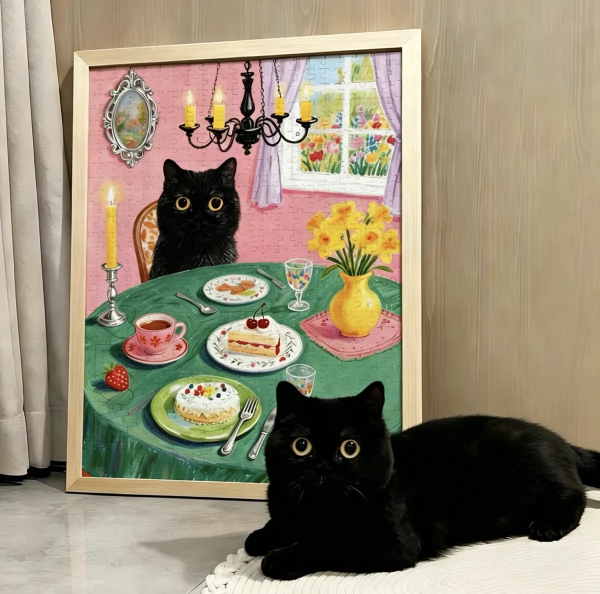
#> input picture retail/images/puzzle/1.webp, 1200 x 1188 px, given as the content of the folder C:/Users/Administrator/Desktop/2/拼图, which was not available (shown at 1/2 size)
$ python process_puzzle.py
#> lines starting #> are read from the running program, lines starting #| are printed output that depends on the picture
from PIL import Image
import os, glob

src_dir = 'C:/Users/Administrator/Desktop/2/拼图'
out_dir = 'C:/Users/Administrator/Desktop/2/retail/images/puzzle'
os.makedirs(out_dir, exist_ok=True)

files = sorted(glob.glob(os.path.join(src_dir, '*')))
total_in = 0
total_out = 0

for f in files:
    name = os.path.splitext(os.path.basename(f))[0]
    img = Image.open(f).convert('RGB')
#> img is the input picture: PIL image 1200x1188 RGB; mean R, G, B 147.4, 137.1, 115.3
    w, h = img.size
#> w = 1200; h = 1188
    total_in += os.path.getsize(f)

    # Main image (1200px wide)
    new_w = 1200
    new_h = int(h * 1200 / w)
#> new_h = 1188
    main = img.resize((new_w, new_h), Image.LANCZOS)
    out_main = os.path.join(out_dir, f'{name}.webp')
    main.save(out_main, 'WEBP', quality=80)
    total_out += os.path.getsize(out_main)

    # Thumb (400px wide)
    new_w2 = 400
    new_h2 = int(h * 400 / w)
#> new_h2 = 396
    thumb = img.resize((new_w2, new_h2), Image.LANCZOS)
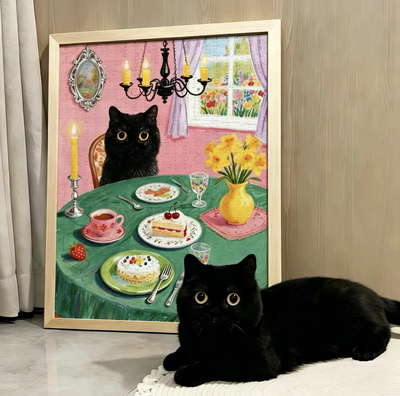
#> thumb: PIL image 400x396 RGB; mean R, G, B 147.4, 137.1, 115.3
    out_thumb = os.path.join(out_dir, f'{name}_thumb.webp')
    thumb.save(out_thumb, 'WEBP', quality=75)
    total_out += os.path.getsize(out_thumb)

    print(f'{name}: {w}x{h} -> {new_w}x{new_h} main + {new_w2}x{new_h2} thumb')
#| 1: 1200x1188 -> 1200x1188 main + 400x396 thumb

print(f'\nTotal in: {total_in/1024:.0f}KB -> Total out: {total_out/1024:.0f}KB ({100*(1-total_out/total_in):.0f}% reduction)')

$ run again, on retail/images/puzzle/6_thumb.webp
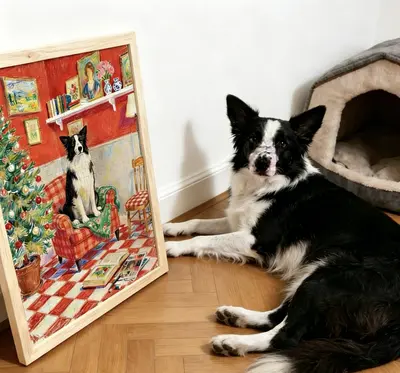
#> input picture retail/images/puzzle/6_thumb.webp, 400 x 373 px, given as the content of the folder C:/Users/Administrator/Desktop/2/拼图, which was not available
#> img is the input picture: PIL image 400x373 RGB; mean R, G, B 157.2, 136.3, 117.2
#> `main = img.resize((new_w, new_h), Image.LANCZOS)`:
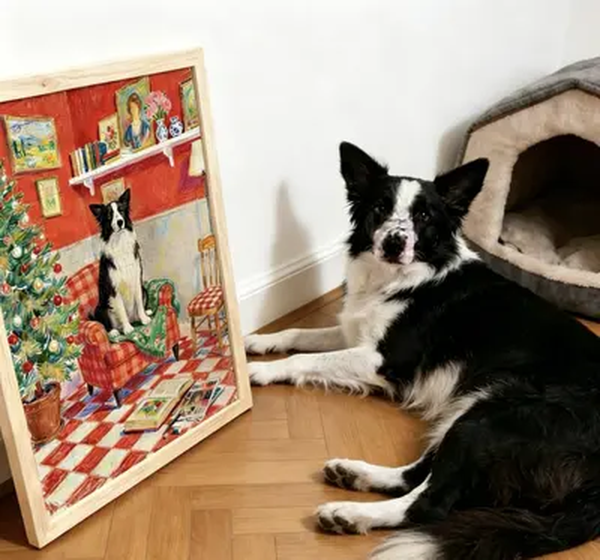
#> main: PIL image 1200x1119 RGB (shown at 1/2 size); mean R, G, B 157.2, 136.3, 117.3
#| 6_thumb: 400x373 -> 1200x1119 main + 400x373 thumb
